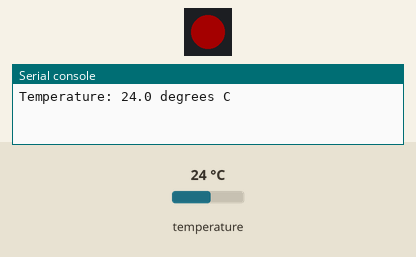
Recording of a program running on a simulated CircuitPython board. Shown: 1 RGB LEDs in strip order, left to right, the last lines printed to the serial console. Inputs (shaded band) come from the test bench; at power-on: temperature 24 °C. Dim RGB values are drawn brighter than linear.

Above: at 0.5 s.
At 1.5 s:
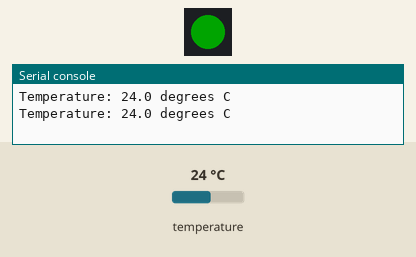
At 2.5 s:
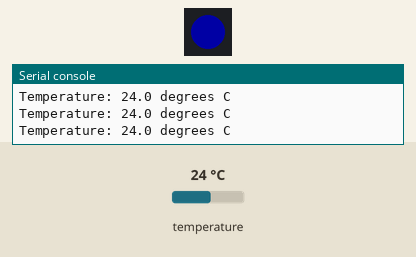
At 3.5 s:
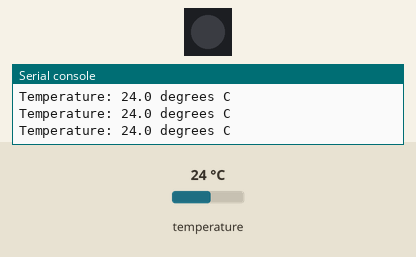
Timing chart, 0 to 5.2 s (numbered marks = the images above):
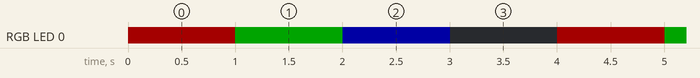

The program:

code.py
```python
import board
import neopixel
import time

import adafruit_mcp9808

RED = (127, 0, 0)
GREEN = (0, 127, 0)
BLUE = (0, 0, 127)
OFF = (0, 0, 0)


pixel = neopixel.NeoPixel(board.NEOPIXEL, 1, brightness=0.3)

mcp = adafruit_mcp9808.MCP9808(board.I2C())


while __name__ == '__main__':
    pixel.fill(RED)
    print('Temperature: {} degrees C'.format(mcp.temperature))
    time.sleep(1)
    pixel.fill(GREEN)
    print('Temperature: {} degrees C'.format(mcp.temperature))
    time.sleep(1)
    pixel.fill(BLUE)
    print('Temperature: {} degrees C'.format(mcp.temperature))
    time.sleep(1)
    pixel.fill(OFF)
    print('Temperature: {} degrees C'.format(mcp.temperature))
    time.sleep(1)
```

Measured:
- by itself, RGB LED 0: repeats every 4.0 s: RGB(0, 38, 0) 1.0 s, RGB(0, 0, 38) 1.0 s, off 1.0 s, RGB(38, 0, 0) 1.0 s
- by itself, everything shown: repeats every 4.0 s, in 4 steps
